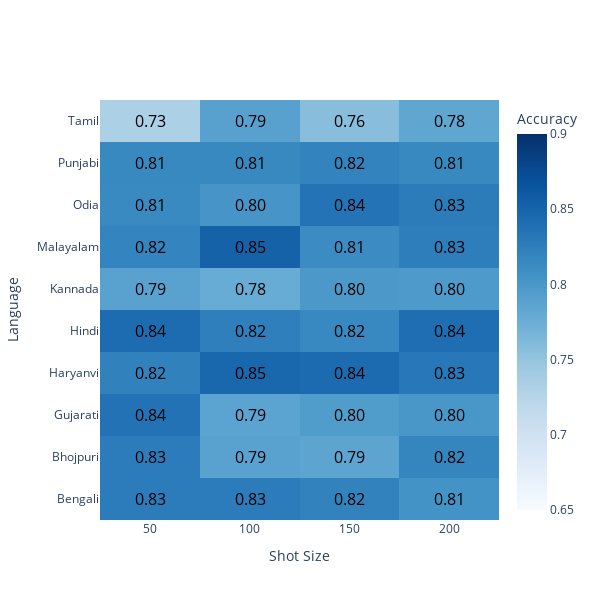
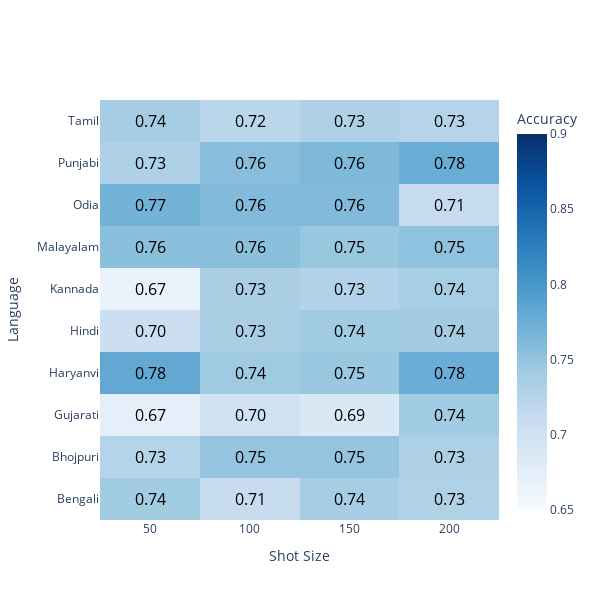

Notebook code for these charts, in order:
### Code cell
plot_heatmaps("./results/L2-Norm/", "L2-Norm")

### Figure 1 — Plotly figure (JSON) as saved in the notebook; plotly's stock layout.template omitted (floating-point values rounded to 4 significant figures)
{"data": [{"colorbar": {"title": {"text": "Accuracy"}}, "colorscale": [[0, "rgb(247,251,255)"], [0.125, "rgb(222,235,247)"], [0.25, "rgb(198,219,239)"], [0.375, "rgb(158,202,225)"], [0.5, "rgb(107,174,214)"], [0.625, "rgb(66,146,198)"], [0.75, "rgb(33,113,181)"], [0.875, "rgb(8,81,156)"], [1, "rgb(8,48,107)"]], "hoverinfo": "text+z", "text": [[0.827, 0.827, 0.8216, 0.8054], [0.8274, 0.7887, 0.7857, 0.8185], [0.837, 0.7873, 0.7956, 0.8011], [0.8224, 0.847, 0.8443, 0.8306], [0.8428, 0.8238, 0.8157, 0.8401], [0.7886, 0.7778, 0.7995, 0.7967], [0.8199, 0.8522, 0.8118, 0.8253], [0.8137, 0.8027, 0.8356, 0.8274], [0.8147, 0.8147, 0.8202, 0.8147], [0.7332, 0.7898, 0.7574, 0.7844]], "textfont": {"color": "black", "size": 16}, "texttemplate": "%{text:.2f}", "type": "heatmap", "x": [50, 100, 150, 200], "y": ["Bengali", "Bhojpuri", "Gujarati", "Haryanvi", "Hindi", "Kannada", "Malayalam", "Odia", "Punjabi", "Tamil"], "z": [[0.827, 0.827, 0.8216, 0.8054], [0.8274, 0.7887, 0.7857, 0.8185], [0.837, 0.7873, 0.7956, 0.8011], [0.8224, 0.847, 0.8443, 0.8306], [0.8428, 0.8238, 0.8157, 0.8401], [0.7886, 0.7778, 0.7995, 0.7967], [0.8199, 0.8522, 0.8118, 0.8253], [0.8137, 0.8027, 0.8356, 0.8274], [0.8147, 0.8147, 0.8202, 0.8147], [0.7332, 0.7898, 0.7574, 0.7844]], "zmax": 0.9, "zmin": 0.65}], "layout": {"autosize": false, "height": 600, "width": 600, "xaxis": {"title": {"text": "Shot Size"}}, "yaxis": {"tickmode": "linear", "title": {"text": "Language"}}}}

### Figure 2 — Plotly figure (JSON) as saved in the notebook; plotly's stock layout.template omitted (floating-point values rounded to 4 significant figures)
{"data": [{"colorbar": {"title": {"text": "Accuracy"}}, "colorscale": [[0, "rgb(247,251,255)"], [0.125, "rgb(222,235,247)"], [0.25, "rgb(198,219,239)"], [0.375, "rgb(158,202,225)"], [0.5, "rgb(107,174,214)"], [0.625, "rgb(66,146,198)"], [0.75, "rgb(33,113,181)"], [0.875, "rgb(8,81,156)"], [1, "rgb(8,48,107)"]], "hoverinfo": "text+z", "text": [[0.7405, 0.7108, 0.7378, 0.7297], [0.7262, 0.75, 0.75, 0.7321], [0.674, 0.6989, 0.6878, 0.7403], [0.7814, 0.7432, 0.7459, 0.776], [0.7046, 0.7344, 0.7425, 0.7398], [0.6667, 0.7344, 0.729, 0.7371], [0.7554, 0.7554, 0.7473, 0.7527], [0.7699, 0.7616, 0.7616, 0.7123], [0.7302, 0.7575, 0.7629, 0.7766], [0.7385, 0.7224, 0.7305, 0.7251]], "textfont": {"color": "black", "size": 16}, "texttemplate": "%{text:.2f}", "type": "heatmap", "x": [50, 100, 150, 200], "y": ["Bengali", "Bhojpuri", "Gujarati", "Haryanvi", "Hindi", "Kannada", "Malayalam", "Odia", "Punjabi", "Tamil"], "z": [[0.7405, 0.7108, 0.7378, 0.7297], [0.7262, 0.75, 0.75, 0.7321], [0.674, 0.6989, 0.6878, 0.7403], [0.7814, 0.7432, 0.7459, 0.776], [0.7046, 0.7344, 0.7425, 0.7398], [0.6667, 0.7344, 0.729, 0.7371], [0.7554, 0.7554, 0.7473, 0.7527], [0.7699, 0.7616, 0.7616, 0.7123], [0.7302, 0.7575, 0.7629, 0.7766], [0.7385, 0.7224, 0.7305, 0.7251]], "zmax": 0.9, "zmin": 0.65}], "layout": {"autosize": false, "height": 600, "width": 600, "xaxis": {"title": {"text": "Shot Size"}}, "yaxis": {"tickmode": "linear", "title": {"text": "Language"}}}}
